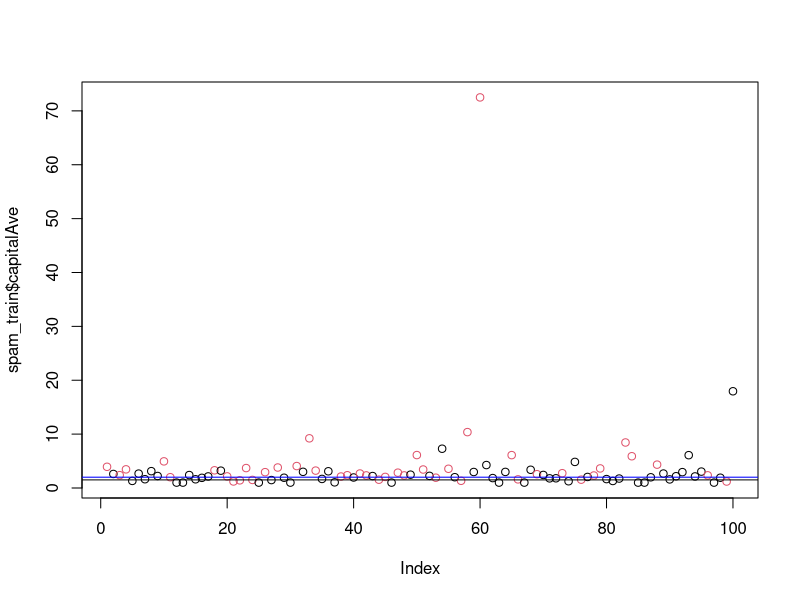

The R script that drew this image:
library(kernlab)
data(spam)
spam1 <- spam[spam$capitalAve < (mean(spam$capitalAve)+3*sd(spam$capitalAve)),]
spam_train <- spam1[sample(nrow(spam1),100),]
spamL <- (spam_train$type=='spam')*1 +1
plot(spam_train$capitalAve, col = spamL)
abline(h = 1.5)
abline(h = 2,col = 'blue')

(summary(spam_train$capitalAve[spam_train$type=='spam'])[4] + summary(spam_train$capitalAve[spam_train$type!='spam'])[4])/2
predictor <- function(x,threshold){
  prediction <- rep(NA, length(x))
  prediction[x<threshold] <- 'notspam'
  prediction[x>=threshold] <- 'spam'
  return (prediction)
}
tt <- table(predictor(spam_train$capitalAve,2),spam_train$type)
(tt[1,1] + tt[2,2])/sum(tt)
tt
